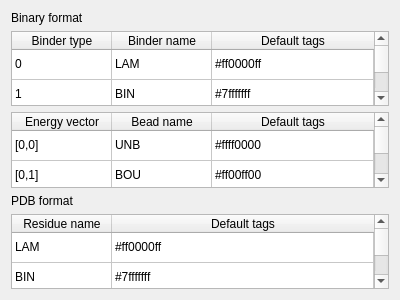
<?xml version="1.0" encoding="UTF-8"?>
<ui version="4.0">
 <class>Defaults</class>
 <widget class="QWidget" name="Defaults">
  <property name="geometry">
   <rect>
    <x>0</x>
    <y>0</y>
    <width>400</width>
    <height>300</height>
   </rect>
  </property>
  <property name="windowTitle">
   <string>Form</string>
  </property>
  <layout class="QVBoxLayout" name="verticalLayout">
   <item>
    <widget class="QLabel" name="label">
     <property name="text">
      <string>Binary format</string>
     </property>
    </widget>
   </item>
   <item>
    <widget class="QTableWidget" name="tableWidget">
     <attribute name="horizontalHeaderStretchLastSection">
      <bool>true</bool>
     </attribute>
     <attribute name="verticalHeaderVisible">
      <bool>false</bool>
     </attribute>
     <row>
      <property name="text">
       <string>Nowy wiersz</string>
      </property>
     </row>
     <row>
      <property name="text">
       <string>Nowy wiersz</string>
      </property>
     </row>
     <column>
      <property name="text">
       <string>Binder type</string>
      </property>
     </column>
     <column>
      <property name="text">
       <string>Binder name</string>
      </property>
     </column>
     <column>
      <property name="text">
       <string>Default tags</string>
      </property>
     </column>
     <item row="0" column="0">
      <property name="text">
       <string>0</string>
      </property>
     </item>
     <item row="0" column="1">
      <property name="text">
       <string>LAM</string>
      </property>
     </item>
     <item row="0" column="2">
      <property name="text">
       <string>#ff0000ff</string>
      </property>
     </item>
     <item row="1" column="0">
      <property name="text">
       <string>1</string>
      </property>
     </item>
     <item row="1" column="1">
      <property name="text">
       <string>BIN</string>
      </property>
     </item>
     <item row="1" column="2">
      <property name="text">
       <string>#7fffffff</string>
      </property>
     </item>
    </widget>
   </item>
   <item>
    <widget class="QTableWidget" name="tableWidget_2">
     <attribute name="horizontalHeaderStretchLastSection">
      <bool>true</bool>
     </attribute>
     <attribute name="verticalHeaderVisible">
      <bool>false</bool>
     </attribute>
     <row>
      <property name="text">
       <string>Nowy wiersz</string>
      </property>
     </row>
     <row>
      <property name="text">
       <string>Nowy wiersz</string>
      </property>
     </row>
     <row>
      <property name="text">
       <string>Nowy wiersz</string>
      </property>
     </row>
     <row>
      <property name="text">
       <string>Nowy wiersz</string>
      </property>
     </row>
     <column>
      <property name="text">
       <string>Energy vector</string>
      </property>
     </column>
     <column>
      <property name="text">
       <string>Bead name</string>
      </property>
     </column>
     <column>
      <property name="text">
       <string>Default tags</string>
      </property>
     </column>
     <item row="0" column="0">
      <property name="text">
       <string>[0,0]</string>
      </property>
     </item>
     <item row="0" column="1">
      <property name="text">
       <string>UNB</string>
      </property>
     </item>
     <item row="0" column="2">
      <property name="text">
       <string>#ffff0000</string>
      </property>
     </item>
     <item row="1" column="0">
      <property name="text">
       <string>[0,1]</string>
      </property>
     </item>
     <item row="1" column="1">
      <property name="text">
       <string>BOU</string>
      </property>
     </item>
     <item row="1" column="2">
      <property name="text">
       <string>#ff00ff00</string>
      </property>
     </item>
     <item row="2" column="0">
      <property name="text">
       <string>[1,0]</string>
      </property>
     </item>
     <item row="2" column="1">
      <property name="text">
       <string>LAM</string>
      </property>
     </item>
     <item row="2" column="2">
      <property name="text">
       <string>#ff0000ff</string>
      </property>
     </item>
     <item row="3" column="0">
      <property name="text">
       <string>[2,0]</string>
      </property>
     </item>
     <item row="3" column="1">
      <property name="text">
       <string>LAM</string>
      </property>
     </item>
     <item row="3" column="2">
      <property name="text">
       <string>#ff0000ff</string>
      </property>
     </item>
    </widget>
   </item>
   <item>
    <widget class="QLabel" name="label_2">
     <property name="text">
      <string>PDB format</string>
     </property>
    </widget>
   </item>
   <item>
    <widget class="QTableWidget" name="tableWidget_3">
     <attribute name="horizontalHeaderStretchLastSection">
      <bool>true</bool>
     </attribute>
     <attribute name="verticalHeaderVisible">
      <bool>false</bool>
     </attribute>
     <row>
      <property name="text">
       <string>Nowy wiersz</string>
      </property>
     </row>
     <row>
      <property name="text">
       <string>Nowy wiersz</string>
      </property>
     </row>
     <row>
      <property name="text">
       <string>Nowy wiersz</string>
      </property>
     </row>
     <row>
      <property name="text">
       <string>Nowy wiersz</string>
      </property>
     </row>
     <column>
      <property name="text">
       <string>Residue name</string>
      </property>
     </column>
     <column>
      <property name="text">
       <string>Default tags</string>
      </property>
     </column>
     <item row="0" column="0">
      <property name="text">
       <string>LAM</string>
      </property>
     </item>
     <item row="0" column="1">
      <property name="text">
       <string>#ff0000ff</string>
      </property>
     </item>
     <item row="1" column="0">
      <property name="text">
       <string>BIN</string>
      </property>
     </item>
     <item row="1" column="1">
      <property name="text">
       <string>#7fffffff</string>
      </property>
     </item>
     <item row="2" column="0">
      <property name="text">
       <string>UNB</string>
      </property>
     </item>
     <item row="2" column="1">
      <property name="text">
       <string>#ffff0000</string>
      </property>
     </item>
     <item row="3" column="0">
      <property name="text">
       <string>BOU</string>
      </property>
     </item>
     <item row="3" column="1">
      <property name="text">
       <string>#ff00ff00</string>
      </property>
     </item>
    </widget>
   </item>
  </layout>
 </widget>
 <resources/>
 <connections/>
</ui>
